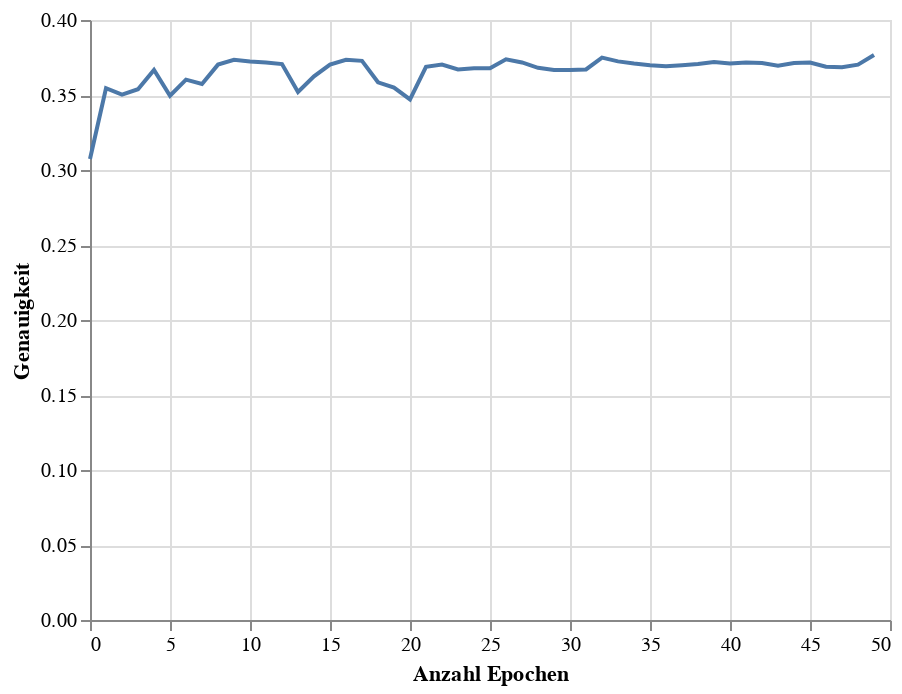

Source (notebook cell):
### Code cell
accuracy_chart = alt.Chart(accuracy_df).mark_line().encode(
    x=alt.X('Epoch',title = 'Anzahl Epochen'),
    y=alt.Y('Accuracy', title = 'Genauigkeit')
)
accuracy_chart

### Figure 1 — Vega-Lite specification as saved in the notebook (floating-point values rounded to 4 significant figures)
{"config": {"view": {"continuousWidth": 400, "continuousHeight": 300}}, "data": {"name": "data-03bb370d0998d4188eafd593b3948eb0"}, "mark": "line", "encoding": {"x": {"field": "Epoch", "title": "Anzahl Epochen", "type": "quantitative"}, "y": {"field": "Accuracy", "title": "Genauigkeit", "type": "quantitative"}}, "$schema": "https://vega.github.io/schema/vega-lite/v4.17.0.json", "datasets": {"data-03bb370d0998d4188eafd593b3948eb0": [{"Epoch": 0, "Accuracy": 0.3074}, {"Epoch": 1, "Accuracy": 0.3545}, {"Epoch": 2, "Accuracy": 0.3503}, {"Epoch": 3, "Accuracy": 0.3538}, {"Epoch": 4, "Accuracy": 0.3667}, {"Epoch": 5, "Accuracy": 0.3495}, {"Epoch": 6, "Accuracy": 0.3603}, {"Epoch": 7, "Accuracy": 0.3574}, {"Epoch": 8, "Accuracy": 0.3703}, {"Epoch": 9, "Accuracy": 0.3735}, {"Epoch": 10, "Accuracy": 0.3724}, {"Epoch": 11, "Accuracy": 0.3717}, {"Epoch": 12, "Accuracy": 0.3706}, {"Epoch": 13, "Accuracy": 0.352}, {"Epoch": 14, "Accuracy": 0.3624}, {"Epoch": 15, "Accuracy": 0.3703}, {"Epoch": 16, "Accuracy": 0.3735}, {"Epoch": 17, "Accuracy": 0.3728}, {"Epoch": 18, "Accuracy": 0.3585}, {"Epoch": 19, "Accuracy": 0.3549}, {"Epoch": 20, "Accuracy": 0.347}, {"Epoch": 21, "Accuracy": 0.3688}, {"Epoch": 22, "Accuracy": 0.3703}, {"Epoch": 23, "Accuracy": 0.367}, {"Epoch": 24, "Accuracy": 0.3678}, {"Epoch": 25, "Accuracy": 0.3678}, {"Epoch": 26, "Accuracy": 0.3738}, {"Epoch": 27, "Accuracy": 0.3717}, {"Epoch": 28, "Accuracy": 0.3681}, {"Epoch": 29, "Accuracy": 0.3667}, {"Epoch": 30, "Accuracy": 0.3667}, {"Epoch": 31, "Accuracy": 0.367}, {"Epoch": 32, "Accuracy": 0.3749}, {"Epoch": 33, "Accuracy": 0.3724}, {"Epoch": 34, "Accuracy": 0.371}, {"Epoch": 35, "Accuracy": 0.3699}, {"Epoch": 36, "Accuracy": 0.3692}, {"Epoch": 37, "Accuracy": 0.3699}, {"Epoch": 38, "Accuracy": 0.3706}, {"Epoch": 39, "Accuracy": 0.3721}, {"Epoch": 40, "Accuracy": 0.371}, {"Epoch": 41, "Accuracy": 0.3717}, {"Epoch": 42, "Accuracy": 0.3713}, {"Epoch": 43, "Accuracy": 0.3695}, {"Epoch": 44, "Accuracy": 0.3713}, {"Epoch": 45, "Accuracy": 0.3717}, {"Epoch": 46, "Accuracy": 0.3688}, {"Epoch": 47, "Accuracy": 0.3685}, {"Epoch": 48, "Accuracy": 0.3703}, {"Epoch": 49, "Accuracy": 0.3767}]}}
